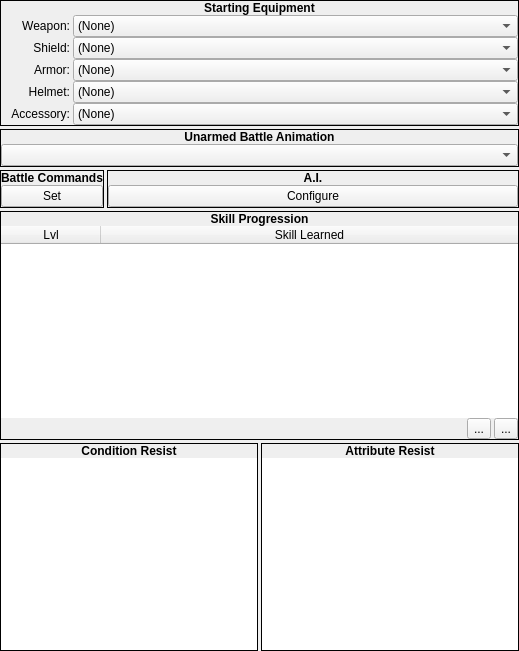
    <widget class="QWidget" name="widget_23" native="true">
     <layout class="QVBoxLayout" name="verticalLayout_149">
      <property name="spacing">
       <number>3</number>
      </property>
      <property name="margin">
       <number>0</number>
      </property>
      <item>
       <widget class="QFrame" name="frame_62">
        <property name="sizePolicy">
         <sizepolicy hsizetype="Preferred" vsizetype="Fixed">
          <horstretch>0</horstretch>
          <verstretch>0</verstretch>
         </sizepolicy>
        </property>
        <property name="frameShape">
         <enum>QFrame::Box</enum>
        </property>
        <property name="frameShadow">
         <enum>QFrame::Plain</enum>
        </property>
        <layout class="QVBoxLayout" name="verticalLayout_141">
         <property name="spacing">
          <number>0</number>
         </property>
         <property name="margin">
          <number>0</number>
         </property>
         <item>
          <widget class="QLabel" name="label_121">
           <property name="sizePolicy">
            <sizepolicy hsizetype="Preferred" vsizetype="Fixed">
             <horstretch>0</horstretch>
             <verstretch>0</verstretch>
            </sizepolicy>
           </property>
           <property name="font">
            <font>
             <weight>75</weight>
             <bold>true</bold>
            </font>
           </property>
           <property name="text">
            <string>Starting Equipment</string>
           </property>
           <property name="alignment">
            <set>Qt::AlignCenter</set>
           </property>
          </widget>
         </item>
         <item>
          <widget class="QWidget" name="widget_68" native="true">
           <layout class="QVBoxLayout" name="verticalLayout_142">
            <property name="spacing">
             <number>0</number>
            </property>
            <property name="leftMargin">
             <number>3</number>
            </property>
            <property name="topMargin">
             <number>0</number>
            </property>
            <property name="rightMargin">
             <number>0</number>
            </property>
            <property name="bottomMargin">
             <number>0</number>
            </property>
            <item>
             <widget class="QWidget" name="widget_8" native="true">
              <layout class="QHBoxLayout" name="horizontalLayout_33">
               <property name="spacing">
                <number>3</number>
               </property>
               <property name="margin">
                <number>0</number>
               </property>
               <item>
                <widget class="QLabel" name="label_122">
                 <property name="sizePolicy">
                  <sizepolicy hsizetype="Fixed" vsizetype="Fixed">
                   <horstretch>0</horstretch>
                   <verstretch>0</verstretch>
                  </sizepolicy>
                 </property>
                 <property name="minimumSize">
                  <size>
                   <width>66</width>
                   <height>0</height>
                  </size>
                 </property>
                 <property name="maximumSize">
                  <size>
                   <width>66</width>
                   <height>16777215</height>
                  </size>
                 </property>
                 <property name="text">
                  <string>Weapon:</string>
                 </property>
                 <property name="alignment">
                  <set>Qt::AlignRight|Qt::AlignTrailing|Qt::AlignVCenter</set>
                 </property>
                </widget>
               </item>
               <item>
                <widget class="QComboBox" name="cboxWeapon">
                 <property name="sizePolicy">
                  <sizepolicy hsizetype="Expanding" vsizetype="Fixed">
                   <horstretch>0</horstretch>
                   <verstretch>0</verstretch>
                  </sizepolicy>
                 </property>
                 <item>
                  <property name="text">
                   <string>(None)</string>
                  </property>
                 </item>
                </widget>
               </item>
              </layout>
             </widget>
            </item>
            <item>
             <widget class="QWidget" name="widget_12" native="true">
              <layout class="QHBoxLayout" name="horizontalLayout_34">
               <property name="spacing">
                <number>3</number>
               </property>
               <property name="margin">
                <number>0</number>
               </property>
               <item>
                <widget class="QLabel" name="lblShield">
                 <property name="sizePolicy">
                  <sizepolicy hsizetype="Fixed" vsizetype="Fixed">
                   <horstretch>0</horstretch>
                   <verstretch>0</verstretch>
                  </sizepolicy>
                 </property>
                 <property name="minimumSize">
                  <size>
                   <width>66</width>
                   <height>0</height>
                  </size>
                 </property>
                 <property name="maximumSize">
                  <size>
                   <width>66</width>
                   <height>16777215</height>
                  </size>
                 </property>
                 <property name="text">
                  <string>Shield:</string>
                 </property>
                 <property name="alignment">
                  <set>Qt::AlignRight|Qt::AlignTrailing|Qt::AlignVCenter</set>
                 </property>
                </widget>
               </item>
               <item>
                <widget class="QComboBox" name="cboxShield">
                 <property name="sizePolicy">
                  <sizepolicy hsizetype="Expanding" vsizetype="Fixed">
                   <horstretch>0</horstretch>
                   <verstretch>0</verstretch>
                  </sizepolicy>
                 </property>
                 <item>
                  <property name="text">
                   <string>(None)</string>
                  </property>
                 </item>
                </widget>
               </item>
              </layout>
             </widget>
            </item>
            <item>
             <widget class="QWidget" name="widget_11" native="true">
              <layout class="QHBoxLayout" name="horizontalLayout_35">
               <property name="spacing">
                <number>3</number>
               </property>
               <property name="margin">
                <number>0</number>
               </property>
               <item>
                <widget class="QLabel" name="label_123">
                 <property name="sizePolicy">
                  <sizepolicy hsizetype="Fixed" vsizetype="Fixed">
                   <horstretch>0</horstretch>
                   <verstretch>0</verstretch>
                  </sizepolicy>
                 </property>
                 <property name="minimumSize">
                  <size>
                   <width>66</width>
                   <height>0</height>
                  </size>
                 </property>
                 <property name="maximumSize">
                  <size>
                   <width>66</width>
                   <height>16777215</height>
                  </size>
                 </property>
                 <property name="text">
                  <string>Armor:</string>
                 </property>
                 <property name="alignment">
                  <set>Qt::AlignRight|Qt::AlignTrailing|Qt::AlignVCenter</set>
                 </property>
                </widget>
               </item>
               <item>
                <widget class="QComboBox" name="cboxArmor">
                 <property name="sizePolicy">
                  <sizepolicy hsizetype="Expanding" vsizetype="Fixed">
                   <horstretch>0</horstretch>
                   <verstretch>0</verstretch>
                  </sizepolicy>
                 </property>
                 <item>
                  <property name="text">
                   <string>(None)</string>
                  </property>
                 </item>
                </widget>
               </item>
              </layout>
             </widget>
            </item>
            <item>
             <widget class="QWidget" name="widget_9" native="true">
              <layout class="QHBoxLayout" name="horizontalLayout_36">
               <property name="spacing">
                <number>3</number>
               </property>
               <property name="margin">
                <number>0</number>
               </property>
               <item>
                <widget class="QLabel" name="label_124">
                 <property name="sizePolicy">
                  <sizepolicy hsizetype="Fixed" vsizetype="Fixed">
                   <horstretch>0</horstretch>
                   <verstretch>0</verstretch>
                  </sizepolicy>
                 </property>
                 <property name="minimumSize">
                  <size>
                   <width>66</width>
                   <height>0</height>
                  </size>
                 </property>
                 <property name="maximumSize">
                  <size>
                   <width>66</width>
                   <height>16777215</height>
                  </size>
                 </property>
                 <property name="text">
                  <string>Helmet:</string>
                 </property>
                 <property name="alignment">
                  <set>Qt::AlignRight|Qt::AlignTrailing|Qt::AlignVCenter</set>
                 </property>
                </widget>
               </item>
               <item>
                <widget class="QComboBox" name="cboxHelmet">
                 <property name="sizePolicy">
                  <sizepolicy hsizetype="Expanding" vsizetype="Fixed">
                   <horstretch>0</horstretch>
                   <verstretch>0</verstretch>
                  </sizepolicy>
                 </property>
                 <item>
                  <property name="text">
                   <string>(None)</string>
                  </property>
                 </item>
                </widget>
               </item>
              </layout>
             </widget>
            </item>
            <item>
             <widget class="QWidget" name="widget_10" native="true">
              <layout class="QHBoxLayout" name="horizontalLayout_37">
               <property name="spacing">
                <number>3</number>
               </property>
               <property name="margin">
                <number>0</number>
               </property>
               <item>
                <widget class="QLabel" name="label_125">
                 <property name="sizePolicy">
                  <sizepolicy hsizetype="Fixed" vsizetype="Fixed">
                   <horstretch>0</horstretch>
                   <verstretch>0</verstretch>
                  </sizepolicy>
                 </property>
                 <property name="minimumSize">
                  <size>
                   <width>66</width>
                   <height>0</height>
                  </size>
                 </property>
                 <property name="maximumSize">
                  <size>
                   <width>66</width>
                   <height>16777215</height>
                  </size>
                 </property>
                 <property name="text">
                  <string>Accessory:</string>
                 </property>
                 <property name="alignment">
                  <set>Qt::AlignRight|Qt::AlignTrailing|Qt::AlignVCenter</set>
                 </property>
                </widget>
               </item>
               <item>
                <widget class="QComboBox" name="cboxAccessory">
                 <property name="sizePolicy">
                  <sizepolicy hsizetype="Expanding" vsizetype="Fixed">
                   <horstretch>0</horstretch>
                   <verstretch>0</verstretch>
                  </sizepolicy>
                 </property>
                 <item>
                  <property name="text">
                   <string>(None)</string>
                  </property>
                 </item>
                </widget>
               </item>
              </layout>
             </widget>
            </item>
           </layout>
          </widget>
         </item>
        </layout>
       </widget>
      </item>
      <item>
       <widget class="QFrame" name="frame_63">
        <property name="sizePolicy">
         <sizepolicy hsizetype="Preferred" vsizetype="Fixed">
          <horstretch>0</horstretch>
          <verstretch>0</verstretch>
         </sizepolicy>
        </property>
        <property name="frameShape">
         <enum>QFrame::Box</enum>
        </property>
        <property name="frameShadow">
         <enum>QFrame::Plain</enum>
        </property>
        <layout class="QVBoxLayout" name="verticalLayout_144">
         <property name="spacing">
          <number>0</number>
         </property>
         <property name="margin">
          <number>0</number>
         </property>
         <item>
          <widget class="QLabel" name="label_126">
           <property name="sizePolicy">
            <sizepolicy hsizetype="Preferred" vsizetype="Fixed">
             <horstretch>0</horstretch>
             <verstretch>0</verstretch>
            </sizepolicy>
           </property>
           <property name="font">
            <font>
             <weight>75</weight>
             <bold>true</bold>
            </font>
           </property>
           <property name="text">
            <string>Unarmed Battle Animation</string>
           </property>
           <property name="alignment">
            <set>Qt::AlignCenter</set>
           </property>
          </widget>
         </item>
         <item>
          <widget class="QWidget" name="widget_69" native="true">
           <layout class="QVBoxLayout" name="verticalLayout_145">
            <property name="spacing">
             <number>0</number>
            </property>
            <property name="margin">
             <number>0</number>
            </property>
            <item>
             <widget class="QComboBox" name="cboxUnarmedBattleAnimation"/>
            </item>
           </layout>
          </widget>
         </item>
        </layout>
       </widget>
      </item>
      <item>
       <widget class="QWidget" name="widget_180" native="true">
        <property name="sizePolicy">
         <sizepolicy hsizetype="Preferred" vsizetype="Fixed">
          <horstretch>0</horstretch>
          <verstretch>0</verstretch>
         </sizepolicy>
        </property>
        <layout class="QHBoxLayout" name="horizontalLayout_144">
         <property name="spacing">
          <number>3</number>
         </property>
         <property name="margin">
          <number>0</number>
         </property>
         <item>
          <widget class="QFrame" name="frame_174">
           <property name="sizePolicy">
            <sizepolicy hsizetype="Fixed" vsizetype="Preferred">
             <horstretch>0</horstretch>
             <verstretch>0</verstretch>
            </sizepolicy>
           </property>
           <property name="frameShape">
            <enum>QFrame::Box</enum>
           </property>
           <property name="frameShadow">
            <enum>QFrame::Plain</enum>
           </property>
           <layout class="QVBoxLayout" name="verticalLayout_300">
            <property name="spacing">
             <number>0</number>
            </property>
            <property name="margin">
             <number>0</number>
            </property>
            <item>
             <widget class="QLabel" name="label_219">
              <property name="sizePolicy">
               <sizepolicy hsizetype="Preferred" vsizetype="Fixed">
                <horstretch>0</horstretch>
                <verstretch>0</verstretch>
               </sizepolicy>
              </property>
              <property name="font">
               <font>
                <weight>75</weight>
                <bold>true</bold>
               </font>
              </property>
              <property name="text">
               <string>Battle Commands</string>
              </property>
              <property name="alignment">
               <set>Qt::AlignCenter</set>
              </property>
             </widget>
            </item>
            <item>
             <widget class="QWidget" name="widget_179" native="true">
              <layout class="QHBoxLayout" name="horizontalLayout_143">
               <property name="spacing">
                <number>0</number>
               </property>
               <property name="margin">
                <number>0</number>
               </property>
               <item>
                <widget class="QPushButton" name="bConfigureBattleCommands">
                 <property name="sizePolicy">
                  <sizepolicy hsizetype="Preferred" vsizetype="Fixed">
                   <horstretch>0</horstretch>
                   <verstretch>0</verstretch>
                  </sizepolicy>
                 </property>
                 <property name="text">
                  <string>Set</string>
                 </property>
                 <property name="icon">
                  <iconset resource="gui_icons.qrc">
                   <normaloff>:/icons/configure.png</normaloff>:/icons/configure.png</iconset>
                 </property>
                </widget>
               </item>
              </layout>
             </widget>
            </item>
           </layout>
          </widget>
         </item>
         <item>
          <widget class="QFrame" name="frmAI">
           <property name="frameShape">
            <enum>QFrame::Box</enum>
           </property>
           <property name="frameShadow">
            <enum>QFrame::Plain</enum>
           </property>
           <layout class="QVBoxLayout" name="verticalLayout_150">
            <property name="spacing">
             <number>0</number>
            </property>
            <property name="margin">
             <number>0</number>
            </property>
            <item>
             <widget class="QLabel" name="label_130">
              <property name="sizePolicy">
               <sizepolicy hsizetype="Preferred" vsizetype="Fixed">
                <horstretch>0</horstretch>
                <verstretch>0</verstretch>
               </sizepolicy>
              </property>
              <property name="font">
               <font>
                <weight>75</weight>
                <bold>true</bold>
               </font>
              </property>
              <property name="text">
               <string>A.I.</string>
              </property>
              <property name="alignment">
               <set>Qt::AlignCenter</set>
              </property>
             </widget>
            </item>
            <item>
             <widget class="QWidget" name="widget_73" native="true">
              <layout class="QHBoxLayout" name="horizontalLayout_42">
               <property name="spacing">
                <number>3</number>
               </property>
               <property name="margin">
                <number>0</number>
               </property>
               <item>
                <widget class="QPushButton" name="bConfigureAI">
                 <property name="text">
                  <string>Configure</string>
                 </property>
                 <property name="icon">
                  <iconset resource="gui_icons.qrc">
                   <normaloff>:/icons/configure.png</normaloff>:/icons/configure.png</iconset>
                 </property>
                </widget>
               </item>
              </layout>
             </widget>
            </item>
           </layout>
          </widget>
         </item>
        </layout>
       </widget>
      </item>
      <item>
       <widget class="QFrame" name="frame_64">
        <property name="sizePolicy">
         <sizepolicy hsizetype="Preferred" vsizetype="Preferred">
          <horstretch>0</horstretch>
          <verstretch>0</verstretch>
         </sizepolicy>
        </property>
        <property name="frameShape">
         <enum>QFrame::Box</enum>
        </property>
        <property name="frameShadow">
         <enum>QFrame::Plain</enum>
        </property>
        <layout class="QVBoxLayout" name="verticalLayout_143">
         <property name="spacing">
          <number>0</number>
         </property>
         <property name="margin">
          <number>0</number>
         </property>
         <item>
          <widget class="QLabel" name="label_127">
           <property name="sizePolicy">
            <sizepolicy hsizetype="Preferred" vsizetype="Fixed">
             <horstretch>0</horstretch>
             <verstretch>0</verstretch>
            </sizepolicy>
           </property>
           <property name="font">
            <font>
             <weight>75</weight>
             <bold>true</bold>
            </font>
           </property>
           <property name="text">
            <string>Skill Progression</string>
           </property>
           <property name="alignment">
            <set>Qt::AlignCenter</set>
           </property>
          </widget>
         </item>
         <item>
          <widget class="QWidget" name="widget_70" native="true">
           <layout class="QVBoxLayout" name="verticalLayout_146">
            <property name="spacing">
             <number>0</number>
            </property>
            <property name="margin">
             <number>0</number>
            </property>
            <item>
             <widget class="QTableWidget" name="twSkillList">
              <property name="sizePolicy">
               <sizepolicy hsizetype="Preferred" vsizetype="Preferred">
                <horstretch>0</horstretch>
                <verstretch>0</verstretch>
               </sizepolicy>
              </property>
              <property name="frameShape">
               <enum>QFrame::NoFrame</enum>
              </property>
              <property name="selectionMode">
               <enum>QAbstractItemView::SingleSelection</enum>
              </property>
              <property name="selectionBehavior">
               <enum>QAbstractItemView::SelectRows</enum>
              </property>
              <property name="verticalScrollMode">
               <enum>QAbstractItemView::ScrollPerPixel</enum>
              </property>
              <property name="showGrid">
               <bool>false</bool>
              </property>
              <property name="gridStyle">
               <enum>Qt::SolidLine</enum>
              </property>
              <property name="wordWrap">
               <bool>false</bool>
              </property>
              <property name="cornerButtonEnabled">
               <bool>false</bool>
              </property>
              <attribute name="horizontalHeaderStretchLastSection">
               <bool>true</bool>
              </attribute>
              <attribute name="verticalHeaderVisible">
               <bool>false</bool>
              </attribute>
              <row>
               <property name="text">
                <string/>
               </property>
              </row>
              <column>
               <property name="text">
                <string>Lvl</string>
               </property>
              </column>
              <column>
               <property name="text">
                <string>Skill Learned</string>
               </property>
              </column>
             </widget>
            </item>
            <item>
             <widget class="QWidget" name="widget_24" native="true">
              <layout class="QHBoxLayout" name="horizontalLayout_38">
               <property name="spacing">
                <number>3</number>
               </property>
               <property name="margin">
                <number>0</number>
               </property>
               <item>
                <spacer name="horizontalSpacer">
                 <property name="orientation">
                  <enum>Qt::Horizontal</enum>
                 </property>
                 <property name="sizeHint" stdset="0">
                  <size>
                   <width>40</width>
                   <height>20</height>
                  </size>
                 </property>
                </spacer>
               </item>
               <item>
                <widget class="QToolButton" name="tbDeleteSkill">
                 <property name="text">
                  <string>...</string>
                 </property>
                 <property name="icon">
                  <iconset resource="gui_icons.qrc">
                   <normaloff>:/icons/minus.png</normaloff>:/icons/minus.png</iconset>
                 </property>
                </widget>
               </item>
               <item>
                <widget class="QToolButton" name="tbAddSkill">
                 <property name="text">
                  <string>...</string>
                 </property>
                 <property name="icon">
                  <iconset resource="gui_icons.qrc">
                   <normaloff>:/icons/plus.png</normaloff>:/icons/plus.png</iconset>
                 </property>
                </widget>
               </item>
              </layout>
             </widget>
            </item>
           </layout>
          </widget>
         </item>
        </layout>
       </widget>
      </item>
      <item>
       <widget class="QWidget" name="widget_22" native="true">
        <layout class="QHBoxLayout" name="horizontalLayout_41">
         <property name="spacing">
          <number>3</number>
         </property>
         <property name="margin">
          <number>0</number>
         </property>
         <item>
          <widget class="QFrame" name="frame_65">
           <property name="sizePolicy">
            <sizepolicy hsizetype="Preferred" vsizetype="Preferred">
             <horstretch>0</horstretch>
             <verstretch>0</verstretch>
            </sizepolicy>
           </property>
           <property name="frameShape">
            <enum>QFrame::Box</enum>
           </property>
           <property name="frameShadow">
            <enum>QFrame::Plain</enum>
           </property>
           <layout class="QVBoxLayout" name="verticalLayout_147">
            <property name="spacing">
             <number>0</number>
            </property>
            <property name="margin">
             <number>0</number>
            </property>
            <item>
             <widget class="QLabel" name="label_128">
              <property name="sizePolicy">
               <sizepolicy hsizetype="Preferred" vsizetype="Fixed">
                <horstretch>0</horstretch>
                <verstretch>0</verstretch>
               </sizepolicy>
              </property>
              <property name="font">
               <font>
                <weight>75</weight>
                <bold>true</bold>
               </font>
              </property>
              <property name="text">
               <string>Condition Resist</string>
              </property>
              <property name="alignment">
               <set>Qt::AlignCenter</set>
              </property>
             </widget>
            </item>
            <item>
             <widget class="QWidget" name="widget_71" native="true">
              <layout class="QHBoxLayout" name="horizontalLayout_39">
               <property name="spacing">
                <number>0</number>
               </property>
               <property name="margin">
                <number>0</number>
               </property>
               <item>
                <widget class="QListWidget" name="lwConditionResist">
                 <property name="sizePolicy">
                  <sizepolicy hsizetype="Preferred" vsizetype="Expanding">
                   <horstretch>0</horstretch>
                   <verstretch>0</verstretch>
                  </sizepolicy>
                 </property>
                 <property name="frameShape">
                  <enum>QFrame::NoFrame</enum>
                 </property>
                 <property name="horizontalScrollBarPolicy">
                  <enum>Qt::ScrollBarAlwaysOff</enum>
                 </property>
                 <property name="editTriggers">
                  <set>QAbstractItemView::NoEditTriggers</set>
                 </property>
                 <property name="selectionMode">
                  <enum>QAbstractItemView::NoSelection</enum>
                 </property>
                 <property name="verticalScrollMode">
                  <enum>QAbstractItemView::ScrollPerPixel</enum>
                 </property>
                </widget>
               </item>
              </layout>
             </widget>
            </item>
           </layout>
          </widget>
         </item>
         <item>
          <widget class="QFrame" name="frame_66">
           <property name="sizePolicy">
            <sizepolicy hsizetype="Preferred" vsizetype="Preferred">
             <horstretch>0</horstretch>
             <verstretch>0</verstretch>
            </sizepolicy>
           </property>
           <property name="frameShape">
            <enum>QFrame::Box</enum>
           </property>
           <property name="frameShadow">
            <enum>QFrame::Plain</enum>
           </property>
           <layout class="QVBoxLayout" name="verticalLayout_148">
            <property name="spacing">
             <number>0</number>
            </property>
            <property name="margin">
             <number>0</number>
            </property>
            <item>
             <widget class="QLabel" name="label_129">
              <property name="sizePolicy">
               <sizepolicy hsizetype="Preferred" vsizetype="Fixed">
                <horstretch>0</horstretch>
                <verstretch>0</verstretch>
               </sizepolicy>
              </property>
              <property name="font">
               <font>
                <weight>75</weight>
                <bold>true</bold>
               </font>
              </property>
              <property name="text">
               <string>Attribute Resist</string>
              </property>
              <property name="alignment">
               <set>Qt::AlignCenter</set>
              </property>
             </widget>
            </item>
            <item>
             <widget class="QWidget" name="widget_72" native="true">
              <layout class="QHBoxLayout" name="horizontalLayout_40">
               <property name="spacing">
                <number>0</number>
               </property>
               <property name="margin">
                <number>0</number>
               </property>
               <item>
                <widget class="QListWidget" name="lwAttributeResist">
                 <property name="sizePolicy">
                  <sizepolicy hsizetype="Preferred" vsizetype="Expanding">
                   <horstretch>0</horstretch>
                   <verstretch>0</verstretch>
                  </sizepolicy>
                 </property>
                 <property name="frameShape">
                  <enum>QFrame::NoFrame</enum>
                 </property>
                 <property name="horizontalScrollBarPolicy">
                  <enum>Qt::ScrollBarAlwaysOff</enum>
                 </property>
                 <property name="editTriggers">
                  <set>QAbstractItemView::NoEditTriggers</set>
                 </property>
                 <property name="selectionMode">
                  <enum>QAbstractItemView::NoSelection</enum>
                 </property>
                 <property name="iconSize">
                  <size>
                   <width>16</width>
                   <height>16</height>
                  </size>
                 </property>
                 <property name="textElideMode">
                  <enum>Qt::ElideNone</enum>
                 </property>
                 <property name="verticalScrollMode">
                  <enum>QAbstractItemView::ScrollPerPixel</enum>
                 </property>
                 <property name="uniformItemSizes">
                  <bool>true</bool>
                 </property>
                </widget>
               </item>
              </layout>
             </widget>
            </item>
           </layout>
          </widget>
         </item>
        </layout>
       </widget>
      </item>
     </layout>
    </widget>
